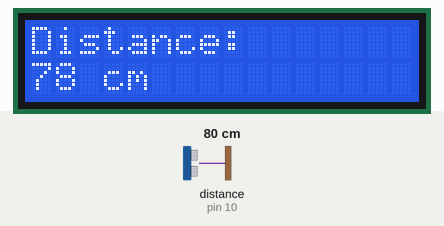
The sketch below on a simulated Arduino Uno, built with avr-gcc and run on an emulated ATmega328P. Parts: 16×2 character LCD. Wiring (inferred from the names in the program): ultrasonic range finder: trigger pin 9; echo pin 10. Inputs (shaded band) come from the test bench; at power-on: distance to the obstacle (sensor on pin 10) 80 cm. The echo pulse lasts 58.3 µs per cm.

Above: at 1.2 s.
1.3 s: distance to the obstacle (sensor on pin 10) set to 2 cm
At 2.1 s:
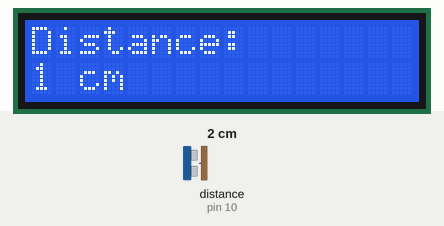
3.0 s: distance to the obstacle (sensor on pin 10) set to 4 cm
At 3.6 s:
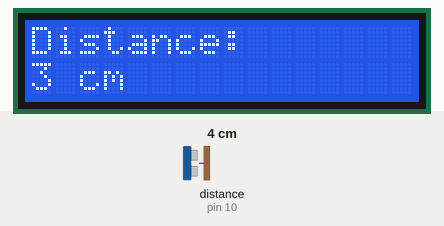
4.6 s: distance to the obstacle (sensor on pin 10) set to 9 cm
At 5.2 s:
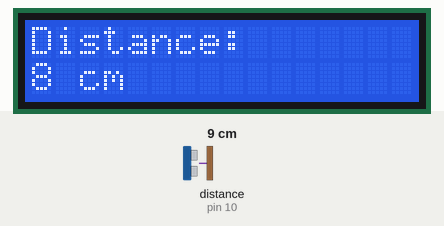
Timing chart, 0 to 7.6 s (numbered marks = the images above; inputs shaded):
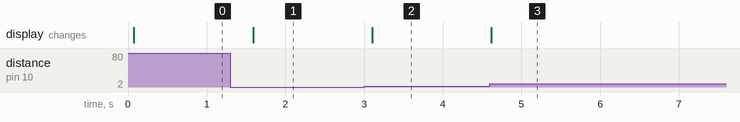

The sketch:

lcd+proximity.ino
```cpp
#include <LiquidCrystal.h>

LiquidCrystal lcd(12, 11, 5, 4, 3, 2);

const int trigPin = 9;
const int echoPin = 10;

long duration;
int distance;

void setup() {
  lcd.begin(16, 2);
  pinMode(trigPin, OUTPUT);
  pinMode(echoPin, INPUT);
  lcd.print("Distance:");
}

void loop() {
  // Clear the trigPin condition
  digitalWrite(trigPin, LOW);
  delayMicroseconds(2);

  // Trigger the sensor by setting the trigPin high for 10 microseconds
  digitalWrite(trigPin, HIGH);
  delayMicroseconds(10);
  digitalWrite(trigPin, LOW);

  // Read the echoPin, returns the sound wave travel time in microseconds
  duration = pulseIn(echoPin, HIGH);

  // Calculate the distance
  distance = duration * 0.034 / 2;  // Speed of sound wave divided by 2

  // Display distance on LCD
  lcd.setCursor(0, 1);
  lcd.print("                ");  // you need to clear the previous data. so you just clear that entire line using spaces, then do it again to print stuff.
  lcd.setCursor(0, 1);
  lcd.print(distance);
  lcd.print(" cm");

  delay(500);
}
```

Measured:
- after the input at 1.3 s, the display: changes after 0.29 s (image 1)
- after the input at 3.0 s, the display: changes after 0.10 s (image 2)
- after the input at 4.6 s, the display: changes at once (image 3)
